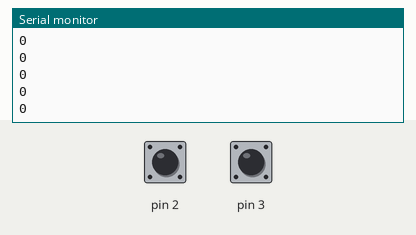
A sketch run on a simulated Arduino Uno, built with avr-gcc and run on an emulated ATmega328P. Shown: the last lines printed to the serial monitor. Inputs (shaded band) come from the test bench; at power-on: pin 2 HIGH, pin 3 HIGH.

Above: at 1.2 s.
1.3 s: pin 2 pulled LOW for 0.15 s
At 1.32 s:
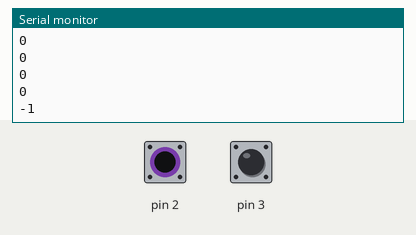
2.9 s: pin 3 pulled LOW for 0.15 s
At 2.92 s:
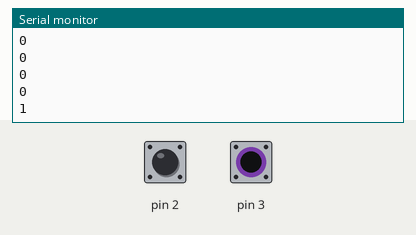
Timing chart, 0 to 5.9 s (numbered marks = the images above; inputs shaded):
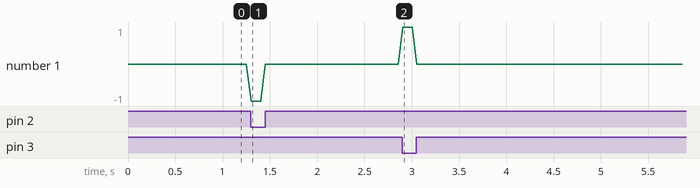

The sketch:

Quadrature_encoder_read.ino
```cpp
volatile long encoderPos = 0;

void ISR_A() {
  if (digitalRead(2) == digitalRead(3))
    encoderPos++;
  else
    encoderPos--;
}

void ISR_B() {
  if (digitalRead(2) != digitalRead(3))
    encoderPos++;
  else
    encoderPos--;
}

void setup() {
  Serial.begin(115200);

  pinMode(2, INPUT_PULLUP); // A
  pinMode(3, INPUT_PULLUP); // B

  attachInterrupt(digitalPinToInterrupt(2), ISR_A, CHANGE);
  attachInterrupt(digitalPinToInterrupt(3), ISR_B, CHANGE);
}

void loop() {
  Serial.println(encoderPos);
  delay(50);
}
```

Measured:
- after the input at 1.3 s, the serial monitor: prints a new line at once (image 1)
- after the input at 2.9 s, the serial monitor: prints a new line at once (image 2)
